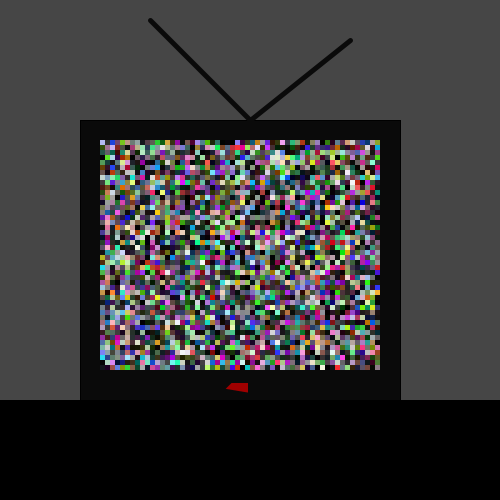
Frame 1 (no input)
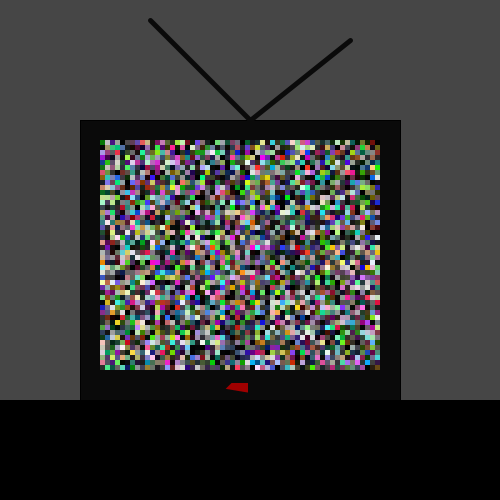
Frame 60 (the mouse pressed at the canvas centre just before this capture)
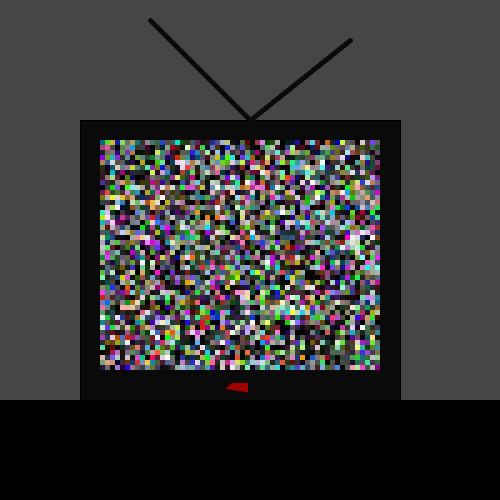
Frame 120 (the mouse held since frame 60 and released just before this capture)

The Processing sketch that drew these frames (run headless with seeded random() and noise(); from frame 60 on, the mouse is pressed at the canvas centre):

// Processing sketch: processing_69062
// ── processing_69062.pde




void setup(){
 size(500,500);
 background(70); 
 fill(0);
 rect(0,400,500,100);
 fill(10);
 rect(80,120,320,280);

 strokeWeight(5);
 stroke(10);
 line(250,120,150,20); 
 strokeWeight(5);
 stroke(10);
 line(250,120,350,40);
  fill(160,0,0);
// translate(20,30);
//rotate(45);
 quad(220, 390, 230, 380, 250, 380, 250, 395);
 colorMode (HSB, 600);//declare range
 frameRate (20);
 noStroke();
  
}

void draw () {

  for (int i=100;i<380;i=i+5) {
    for (int j=140;j<370;j=j+5) {
      fill(random(0, 600), random(0, 600), random(0, 600));
      rect(i, j, 5, 5);
    }
  }
}
